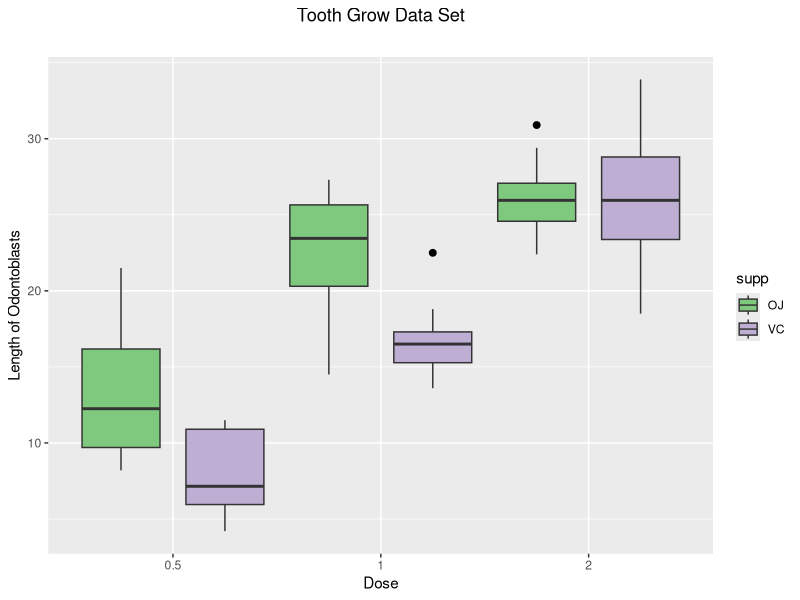

The R script that drew this image: (Note: this script raises an error after producing the figure.)
## ---- chunk 1
knitr::opts_chunk$set(echo = TRUE)
## ---- chunk 2
Sys.setenv(R_GSCMD="C:\\Program Files\\gs\\gs9.54.0\\bin\\gswin64.exe")
## ---- chunk 3
library(datasets)
library(ggplot2)
library(RColorBrewer)
library(combinat)
library(knitr)
library(kableExtra)
## ---- chunk 4

tg <- ToothGrowth
tg$dose <- as.factor(tg$dose)
ggplot(data=tg, aes(x=dose,y=len,fill=supp)) +
  geom_boxplot(outlier.colour="black", 
               outlier.size=2,position=position_dodge(1)) + 
  labs(title = "Tooth Grow Data Set",
       subtitle = "",
       y = "Length of Odontoblasts", x = "Dose") +
    scale_fill_brewer(palette="Accent")  +
  theme(plot.title = element_text(hjust = 0.5))  
## ---- chunk 5
tg$supp.dose <- paste0(tg$supp,".",tg$dose)
tg$supp.dose <- as.factor(tg$supp.dose)
supp.doses <- levels(tg$supp.dose)
n.supp.dose <- length(supp.doses)

mat.comparison <- matrix(rep(0,n.supp.dose**2),n.supp.dose,n.supp.dose)
rownames(mat.comparison) <- supp.doses
colnames(mat.comparison) <- supp.doses
for (i in 1:n.supp.dose) mat.comparison[i,i] <- "X"

comb.supp.doses <- combn(levels(tg$supp.dose),2)
comb.supp.pvalues <- rbind(comb.supp.doses,
apply(comb.supp.doses,2,function(x)
{
  t.test(len~supp.dose,data=tg[tg$supp.dose %in% x,])$p.value
}
  ))
comb.supp.pvalues <- as.data.frame(t(comb.supp.pvalues))
colnames(comb.supp.pvalues) <- c("Method.1","Method.2","P.Value")
comb.supp.pvalues$P.Value <- as.numeric(levels(comb.supp.pvalues$P.Value)[comb.supp.pvalues$P.Value])
comb.supp.pvalues$VERDICT <- with(comb.supp.pvalues,ifelse(P.Value < 0.05,"SIGNIFICANT",
    ifelse((P.Value >= 0.05) & (P.Value < 0.1), "BORDERLINE","INSIGNIFICANT")))
color.significant <- which(comb.supp.pvalues$VERDICT=="SIGNIFICANT")
color.borderline <- which(comb.supp.pvalues$VERDICT=="BORDERLINE")
color.insignificant <- which(comb.supp.pvalues$VERDICT=="INSIGNIFICANT")
comb.supp.pvalues$VERDICT <- as.factor(comb.supp.pvalues$VERDICT)
list.supp.pvalues <- split(comb.supp.pvalues,comb.supp.pvalues$VERDICT)
## ---- chunk 6
#kable(list.supp.pvalues)
rdylgn <- brewer.pal(name="RdYlGn",n=11)

kable(comb.supp.pvalues,"latex", caption = "Pair wise Testing", booktabs = T, align = "c") %>%
  kable_styling(latex_options = "HOLD_position") %>%
row_spec(color.significant, bold = T, color = rdylgn[11]) %>%
row_spec(color.borderline, bold = T, color = rdylgn[3]) %>%
row_spec(color.insignificant, bold = T, color = rdylgn[1])
